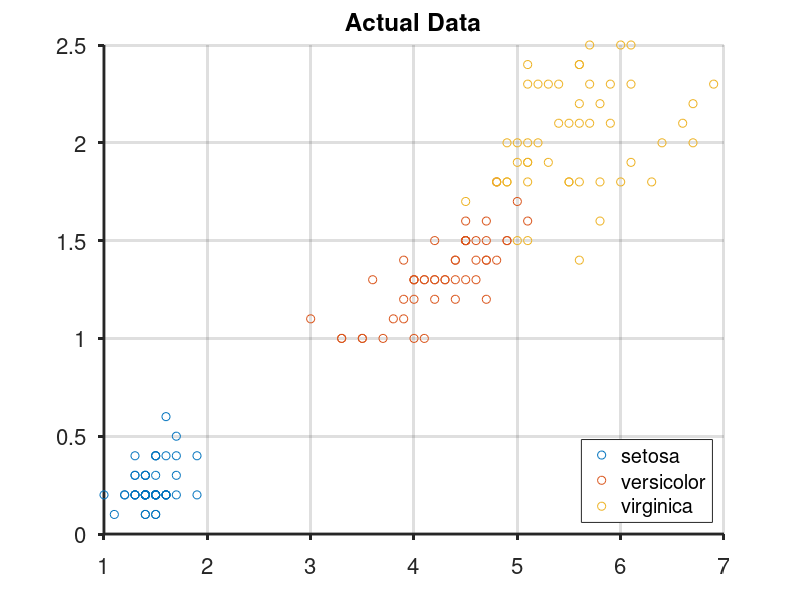

Recreate this plot in MATLAB. (Note: this script raises an error after producing the figure.)
clear;clc;close all

%% Classify Iris Data using a Self Organizing Map
% Classify a new point based on the Fisher iris
% Using only the last two columns makes it easier to plot.
load fisheriris
x = meas(:,1:4);
gscatter(x(:,3),x(:,4),species)
legend('Location','southeast')
grid on
title('Actual Data','FontSize',30)
set(gca,'TickDir','out'); set(gca,'LineWidth',2);set(gca,'FontSize',16);
print('-depsc2','IrisData.eps');% save to an eps file
%%

%--------------------------------------------------------------------------
% Create a Self-Organizing Map to classify the irises
% set up the SOM
net = selforgmap([3 1]);

% Train the Network
[net,tr] = train(net,x');

% Use the Network to classify each discrete time step
icluster_som = vec2ind(net(x'))';

% Plot the results
figure
gscatter(x(:,3),x(:,4),icluster_som)
legend('Location','southeast');grid on
title('SOM Classes','FontSize',30)
set(gca,'TickDir','out'); set(gca,'LineWidth',2);set(gca,'FontSize',16); 
print('-depsc2','SOM.eps');% save to an eps file